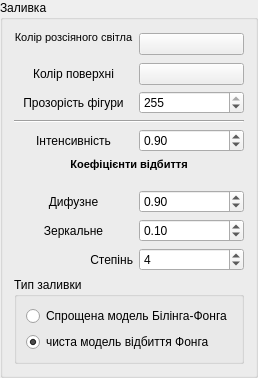
          <widget class="QGroupBox" name="groupBox">
           <property name="title">
            <string>Заливка</string>
           </property>
           <layout class="QGridLayout" name="gridLayout">
            <item row="6" column="0" colspan="2">
             <widget class="Line" name="line">
              <property name="orientation">
               <enum>Qt::Horizontal</enum>
              </property>
             </widget>
            </item>
            <item row="7" column="0">
             <widget class="QLabel" name="label_4">
              <property name="text">
               <string>Інтенсивність</string>
              </property>
              <property name="alignment">
               <set>Qt::AlignCenter</set>
              </property>
             </widget>
            </item>
            <item row="9" column="0" colspan="2">
             <widget class="QLabel" name="label_9">
              <property name="text">
               <string>&lt;!DOCTYPE HTML PUBLIC &quot;-//W3C//DTD HTML 4.0//EN&quot; &quot;http://www.w3.org/TR/REC-html40/strict.dtd&quot;&gt;
&lt;html&gt;&lt;head&gt;&lt;meta name=&quot;qrichtext&quot; content=&quot;1&quot; /&gt;&lt;style type=&quot;text/css&quot;&gt;
p, li { white-space: pre-wrap; }
&lt;/style&gt;&lt;/head&gt;&lt;body style=&quot; font-family:'MS Shell Dlg 2'; font-size:8pt; font-weight:400; font-style:normal;&quot;&gt;
&lt;p style=&quot; margin-top:0px; margin-bottom:0px; margin-left:0px; margin-right:0px; -qt-block-indent:0; text-indent:0px;&quot;&gt;&lt;span style=&quot; font-weight:600;&quot;&gt;Коефіцієнти відбиття&lt;/span&gt;&lt;/p&gt;
&lt;p style=&quot;-qt-paragraph-type:empty; margin-top:0px; margin-bottom:0px; margin-left:0px; margin-right:0px; -qt-block-indent:0; text-indent:0px; font-weight:600;&quot;&gt;&lt;br /&gt;&lt;/p&gt;&lt;/body&gt;&lt;/html&gt;</string>
              </property>
              <property name="alignment">
               <set>Qt::AlignCenter</set>
              </property>
             </widget>
            </item>
            <item row="10" column="0">
             <widget class="QLabel" name="label_5">
              <property name="text">
               <string>Дифузне</string>
              </property>
              <property name="alignment">
               <set>Qt::AlignCenter</set>
              </property>
             </widget>
            </item>
            <item row="11" column="0">
             <widget class="QLabel" name="label_6">
              <property name="text">
               <string>Зеркальне</string>
              </property>
              <property name="alignment">
               <set>Qt::AlignCenter</set>
              </property>
             </widget>
            </item>
            <item row="12" column="0">
             <widget class="QLabel" name="label_7">
              <property name="text">
               <string>Степінь</string>
              </property>
              <property name="alignment">
               <set>Qt::AlignRight|Qt::AlignTrailing|Qt::AlignVCenter</set>
              </property>
             </widget>
            </item>
            <item row="12" column="1">
             <widget class="QSpinBox" name="powSpinBox">
              <property name="value">
               <number>4</number>
              </property>
             </widget>
            </item>
            <item row="7" column="1">
             <widget class="QDoubleSpinBox" name="intenDoubleSpinBox">
              <property name="toolTip">
               <string/>
              </property>
              <property name="singleStep">
               <double>0.010000000000000</double>
              </property>
              <property name="value">
               <double>0.900000000000000</double>
              </property>
             </widget>
            </item>
            <item row="10" column="1">
             <widget class="QDoubleSpinBox" name="difDoubleSpinBox">
              <property name="singleStep">
               <double>0.010000000000000</double>
              </property>
              <property name="value">
               <double>0.900000000000000</double>
              </property>
             </widget>
            </item>
            <item row="11" column="1">
             <widget class="QDoubleSpinBox" name="mirrDoubleSpinBox">
              <property name="singleStep">
               <double>0.010000000000000</double>
              </property>
              <property name="value">
               <double>0.100000000000000</double>
              </property>
             </widget>
            </item>
            <item row="1" column="1">
             <widget class="QPushButton" name="colorButton1">
              <property name="text">
               <string/>
              </property>
             </widget>
            </item>
            <item row="4" column="1">
             <widget class="QSpinBox" name="aLphaSpinBox">
              <property name="maximum">
               <number>255</number>
              </property>
              <property name="value">
               <number>255</number>
              </property>
             </widget>
            </item>
            <item row="0" column="0">
             <widget class="QLabel" name="label_3">
              <property name="text">
               <string>&lt;!DOCTYPE HTML PUBLIC &quot;-//W3C//DTD HTML 4.0//EN&quot; &quot;http://www.w3.org/TR/REC-html40/strict.dtd&quot;&gt;
&lt;html&gt;&lt;head&gt;&lt;meta name=&quot;qrichtext&quot; content=&quot;1&quot; /&gt;&lt;style type=&quot;text/css&quot;&gt;
p, li { white-space: pre-wrap; }
&lt;/style&gt;&lt;/head&gt;&lt;body style=&quot; font-family:'MS Shell Dlg 2'; font-size:8pt; font-weight:400; font-style:normal;&quot;&gt;
&lt;p style=&quot; margin-top:0px; margin-bottom:0px; margin-left:0px; margin-right:0px; -qt-block-indent:0; text-indent:0px;&quot;&gt;Колір розсіяного світла&lt;/p&gt;
&lt;p style=&quot;-qt-paragraph-type:empty; margin-top:0px; margin-bottom:0px; margin-left:0px; margin-right:0px; -qt-block-indent:0; text-indent:0px;&quot;&gt;&lt;br /&gt;&lt;/p&gt;&lt;/body&gt;&lt;/html&gt;</string>
              </property>
              <property name="alignment">
               <set>Qt::AlignCenter</set>
              </property>
             </widget>
            </item>
            <item row="0" column="1">
             <widget class="QPushButton" name="colorButton3">
              <property name="text">
               <string/>
              </property>
             </widget>
            </item>
            <item row="1" column="0">
             <widget class="QLabel" name="label_11">
              <property name="text">
               <string>Колір поверхні</string>
              </property>
              <property name="alignment">
               <set>Qt::AlignCenter</set>
              </property>
             </widget>
            </item>
            <item row="4" column="0">
             <widget class="QLabel" name="label">
              <property name="text">
               <string>Прозорість фігури</string>
              </property>
              <property name="alignment">
               <set>Qt::AlignCenter</set>
              </property>
             </widget>
            </item>
            <item row="13" column="0" colspan="2">
             <widget class="QGroupBox" name="groupBox_4">
              <property name="title">
               <string>Тип заливки</string>
              </property>
              <layout class="QGridLayout" name="gridLayout_9">
               <item row="1" column="0">
                <widget class="QRadioButton" name="radioButton2">
                 <property name="text">
                  <string>чиста модель відбиття Фонга</string>
                 </property>
                 <property name="checkable">
                  <bool>true</bool>
                 </property>
                 <property name="checked">
                  <bool>true</bool>
                 </property>
                </widget>
               </item>
               <item row="0" column="0">
                <widget class="QRadioButton" name="radioButton1">
                 <property name="text">
                  <string>Спрощена модель Білінга-Фонга</string>
                 </property>
                </widget>
               </item>
              </layout>
             </widget>
            </item>
           </layout>
          </widget>
